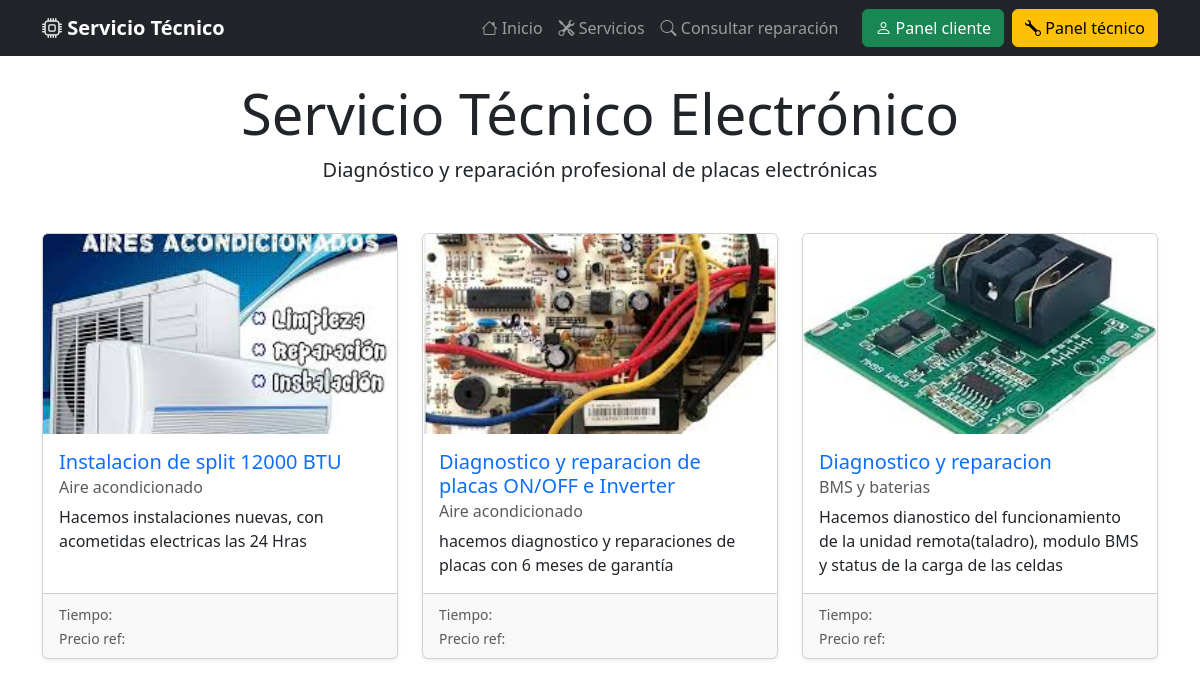
The page / on the database its author committed.
### services/models.py (models this page shows, shortened)
class Service(models.Model):
    category = models.ForeignKey(Category, on_delete=models.CASCADE)
    title = models.CharField(max_length=200)
    description = models.TextField()
    estimated_time = models.CharField(max_length=100, blank=True)
    reference_price = models.CharField(max_length=100, blank=True)
    image = models.ImageField(upload_to='services_images/', blank=True, null=True)
    created_at = models.DateTimeField(auto_now_add=True)

class Category(models.Model):
    name = models.CharField(max_length=100)
    def __str__(self):
        return self.name

### services/views.py (the view)
# urls.py: path("", views.home, name="home"),
def home(request):
    services = Service.objects.all()
    return render(request, 'services/home.html', {'services': services})

### services/templates/services/home.html (shortened to what this page needs)
{% extends 'services/base.html' %}
{% block content %}
<div class="text-center mb-5">
    <h1 class="display-4">Servicio Técnico Electrónico</h1>
    <p class="lead">Diagnóstico y reparación profesional de placas electrónicas</p>
</div>
<div class="row">
    {% for service in services %}
        <div class="col-md-4 mb-4">
            <div class="card shadow-sm h-100">
                {% if service.image %}
                    <img src="/media/{{ service.image }}"
                    class="card-img-top"
                    style="height:200px; object-fit:cover;">
                {% endif %}
                <div class="card-body">
                    <h5 class="card-title">
                        <a href="{% url 'service_detail' service.id %}" class="text-decoration-none">
                        {{ service.title }}
                        </a>
                    </h5>
                    <h6 class="card-subtitle mb-2 text-muted">
                        {{ service.category }}
                    </h6>
                    <p class="card-text">
                        {{ service.description|truncatewords:20 }}
                    </p>
                </div>
                <div class="card-footer">
                    <small class="text-muted">
                        Tiempo: {{ service.estimated_time }} <br>
                        Precio ref: {{ service.reference_price }}
                    </small>
                </div>
            </div>
        </div>
    {% endfor %}
</div>
{% endblock %}

### services/templates/services/base.html (shortened to what this page needs)
<!DOCTYPE html>
<html lang="es">
<head>
    <link href="https://cdn.jsdelivr.net/npm/bootstrap@5.3.2/dist/css/bootstrap.min.css" rel="stylesheet">
    <link rel="stylesheet" href="https://cdn.jsdelivr.net/npm/bootstrap-icons@1.11.1/font/bootstrap-icons.css">
</head>
<body>
<nav class="navbar navbar-expand-lg navbar-dark bg-dark">
  <div class="container">
    <a class="navbar-brand fw-bold" href="/">
      <i class="bi bi-cpu"></i> Servicio Técnico
    </a>
    <div class="collapse navbar-collapse" id="navbarMain">
      <ul class="navbar-nav ms-auto align-items-lg-center">
        <li class="nav-item">
          <a class="nav-link" href="/">
            <i class="bi bi-house"></i> Inicio
          </a>
        </li>
        <li class="nav-item">
          <a class="nav-link" href="/">
            <i class="bi bi-tools"></i> Servicios
          </a>
        </li>
        <li class="nav-item">
          <a class="nav-link" href="/check-order/">
            <i class="bi bi-search"></i> Consultar reparación
          </a>
        </li>
        <li class="nav-item">
          <a class="btn btn-success ms-lg-3 mt-2 mt-lg-0" href="/panel/">
            <i class="bi bi-person"></i> Panel cliente
          </a>
        </li>
        <li class="nav-item">
          <a class="btn btn-warning ms-lg-2 mt-2 mt-lg-0" href="{% url 'workshop_panel' %}">
            <i class="bi bi-wrench"></i> Panel técnico
          </a>
        </li>
      </ul>
    </div>
  </div>
</nav>
<div class="container mt-4">
    {% block content %}
    {% endblock %}
</div>
</body>
</html>

### rows shown on the page
Service: image (picture), title "Instalacion de split 12000 BTU", category "Aire acondicionado", description "Hacemos instalaciones nuevas, con acometidas electricas las 24 Hras"
Service: image (picture), title "Diagnostico y reparacion de placas ON/OFF e Inverter", category "Aire acondicionado", description "hacemos diagnostico y reparaciones de placas con 6 meses de garantía"
Service: image (picture), title "Diagnostico y reparacion", category "BMS y baterias", description "Hacemos dianostico del funcionamiento de la unidad remota(taladro), modulo BMS y status de la carga de las celdas"
